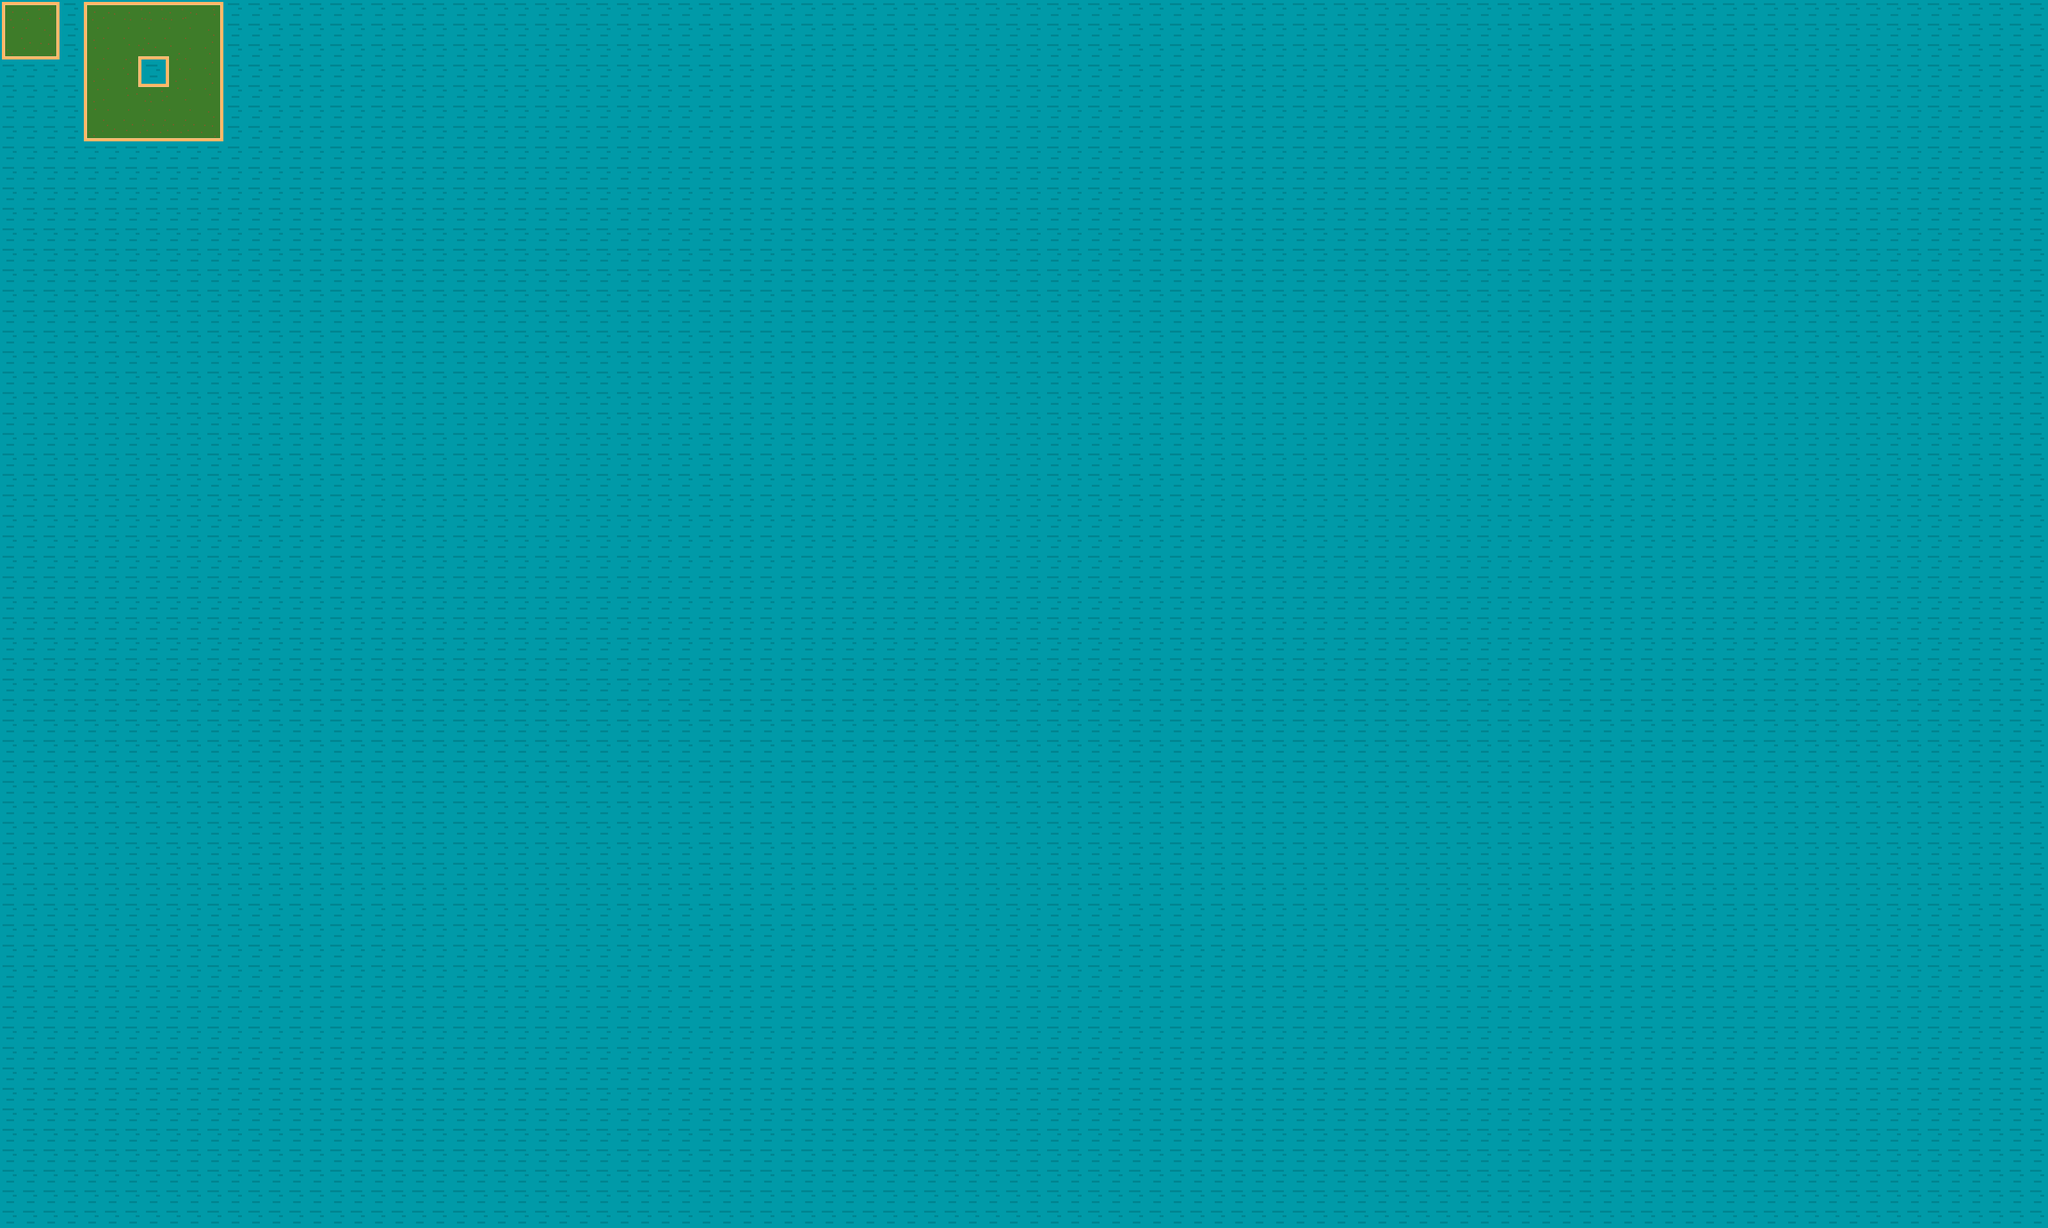

This game map was drawn from its Tiled (.tmx) file and the tilesets committed beside it. A one-line description and the trimmed map source follow:
An orthogonal 100x60 tile map with 32x32 px tiles, 1 tile layer (Layer0).

<map version="1.0" orientation="orthogonal" renderorder="right-down" width="100" height="60" tilewidth="32" tileheight="32" nextobjectid="1">
 <tileset firstgid="1" name="tiles" tilewidth="32" tileheight="32" tilecount="18">
  <image source="tiles.png" width="192" height="96" />
  <terraintypes>
   <terrain name="Land" tile="-1" />
   <terrain name="Sea" tile="-1" />
  </terraintypes>
  <tile id="0" terrain="1,1,1,0" />
  <tile id="1" terrain="1,1,0,0" />
  <tile id="2" terrain="1,1,0,1" />
  <tile id="3" terrain="0,0,0,1" />
  <tile id="4" terrain="0,0,1,1" />
  <tile id="5" terrain="0,0,1,0" />
  <tile id="6" terrain="1,0,1,0" />
  <tile id="7" terrain="0,0,0,0" />
  <tile id="8" terrain="0,1,0,1" />
  <tile id="9" terrain="0,1,0,1" />
  <tile id="10" terrain="1,1,1,1" />
  <tile id="11" terrain="1,0,1,0" />
  <tile id="12" terrain="1,0,1,1" />
  <tile id="13" terrain="0,0,1,1" />
  <tile id="14" terrain="0,1,1,1" />
  <tile id="15" terrain="0,1,0,0" />
  <tile id="16" terrain="1,1,0,0" />
  <tile id="17" terrain="1,0,0,0" />
 </tileset>
 <layer name="Layer0" width="100" height="60">
  <data>[6000 cells, 6000 non-empty, 18 distinct tile ids]</data>
 </layer>
</map>
